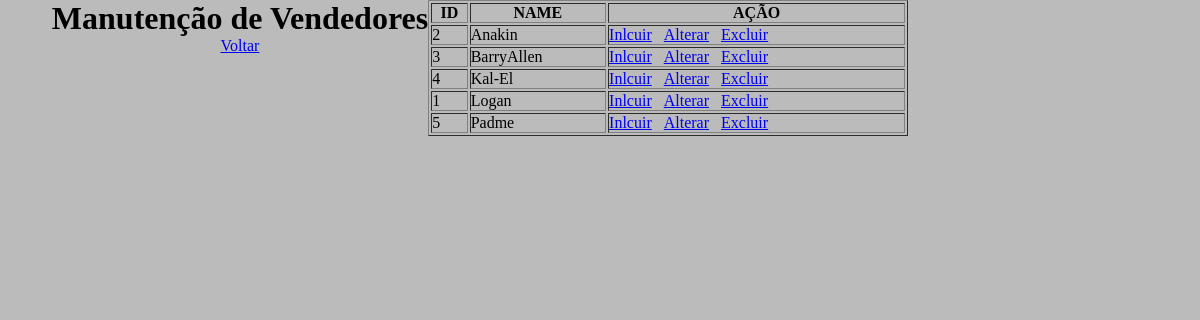
/modulos/vendedor/listarVendedor.php, run on the app's committed database.
### tables this page shows
create table tb_sellers (id BIGINT not null AUTO_INCREMENT, name varchar(255), primary key (id));

### modulos/vendedor/listarVendedor.php (the view, shortened to what this page needs)
<?php
include_once("../../bdPHP/connPDO.php");
if (!empty($_GET['idVendedor']))
  $idVendedor = $_GET['idVendedor'];
else
  $idVendedor = null;
?>
<html>
<head>
  <link href="estilos.css" rel="stylesheet" type="text/css">
</head>
<body>
  <div class="container">
    <div>
      <h1>Manutenção de Vendedores</h1>
      <a href=".\consultarVendedor.html">Voltar</a>
    </div>
    <table border="1" style='width:50%'>
      <tr>
        <th>ID</th>
        <th>NAME</th>
        <th>AÇÃO</th>
      </tr>
      <?php
      if ($idVendedor == null) {
        $stmt = $conn->query("select ID, NAME from tb_sellers order by NAME");
      }
      else {
        $sqlStatment = "select ID, NAME from tb_sellers where id = :idVendedor";
        $stmt = $conn->prepare($sqlStatment);
        $stmt->bindValue(':idVendedor', $idVendedor);
        $stmt->execute();
      }
      while ($registro = $stmt->fetch(PDO::FETCH_ASSOC)) {
        $id   = $registro['ID'];
        $name = $registro['NAME'];
        echo "<tr>";
        echo "<td>" . $id . "</td>";
        echo "<td>" . $name . "</td>";
        echo "<td>" . "<a href=cadastrarVendedor.html>Inlcuir</a>" . "&nbsp;&nbsp;&nbsp;".
                      "<a href=alterarVendedor2.php?idVendedor=".$id."&nameVendedor=".$name.">Alterar</a>" . "&nbsp;&nbsp;&nbsp;".
                      "<a href=deletarVendedor.php?idVendedor=".$id.">Excluir</a>"  . "</td>";
        echo "</tr>";
      }
      echo "</table>";
      ?>
  </div>
</body>
</html>

### modulos/vendedor/estilos.css (style rules this page uses)
* { box-sizing: border-box; }
body { background-color: #bbb; }
.container { display: flex; flex-wrap: wrap; max-width: 960px; }

### modulos/vendedor/listarVendedor.php (style rules this page uses)
* { margin:0; padding: 0; box-sizing: border-box; }
.container { display: flex; flex-direction: row; justify-content: center; text-align: center; }

### data on the page
tb_sellers: id "2", name "Anakin"
tb_sellers: id "3", name "BarryAllen"
tb_sellers: id "4", name "Kal-El"
tb_sellers: id "1", name "Logan"
tb_sellers: id "5", name "Padme"
